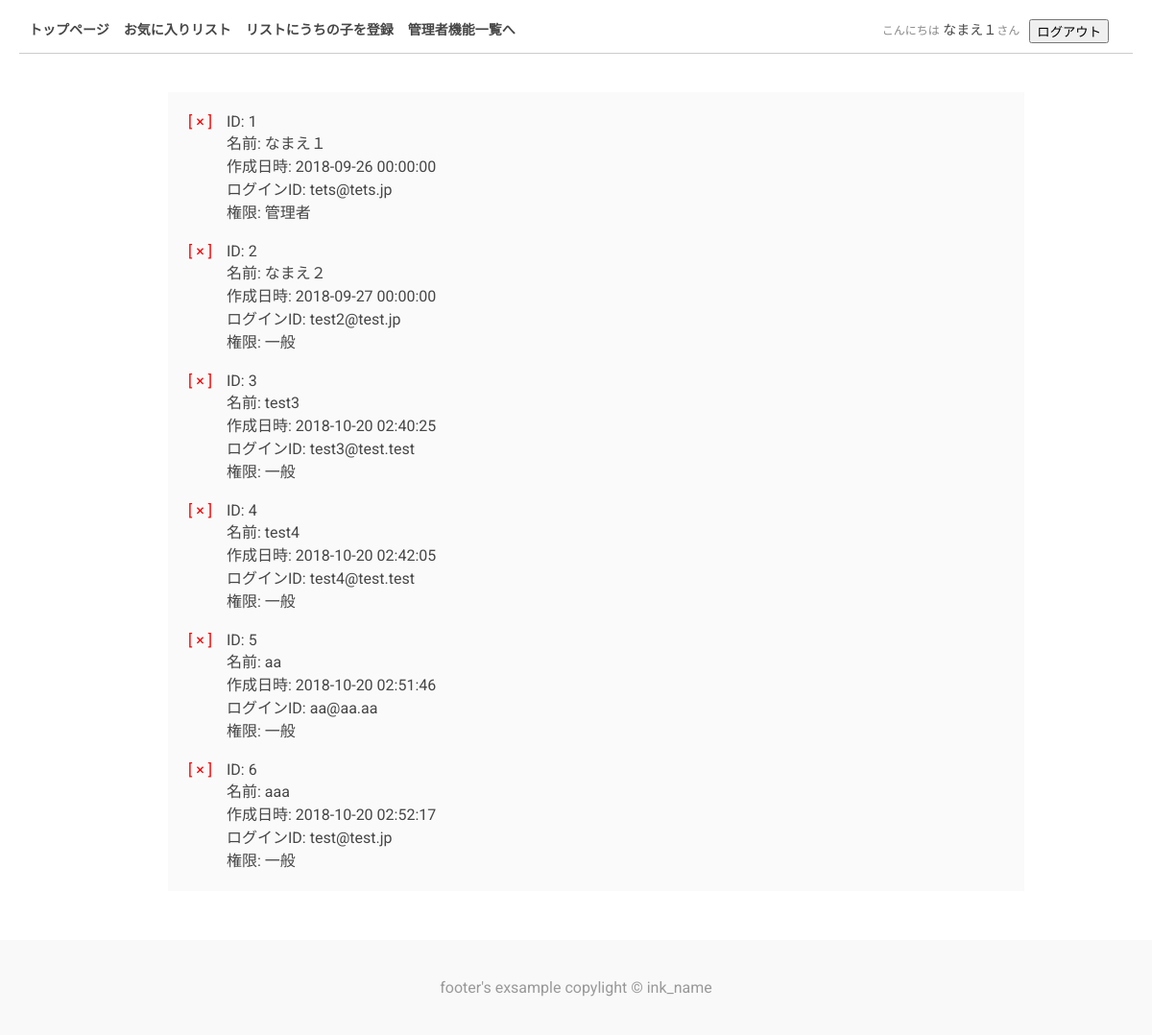
Screenshot of /admin/user_list.php (signed in) with the database file from the repository.
### tables this page shows
CREATE TABLE `user` (
  `id` int(11) NOT NULL,
  `name` varchar(128) NOT NULL,
  `indate` datetime NOT NULL,
  `lid` varchar(128) NOT NULL,
  `lpw` varchar(64) NOT NULL,
  `kanri_flg` int(1) NOT NULL,
  `life_flg` int(1) NOT NULL
);

### admin/user_list.php (the view, shortened to what this page needs)
<?php
$pdo = db_con();
$stmt = $pdo->prepare("SELECT * FROM user WHERE life_flg = 0");
$res = $stmt->execute();
$view="";
while($result = $stmt->fetch(PDO::FETCH_ASSOC)){
    if($result["kanri_flg"]==1){
        $kanri_view = "管理者";
    }else{
        $kanri_view = "一般";
    }
    $view .= "<li><ul>";
    $view .= "<li class='delete'><a href='./user_delete.php?id=".$result["id"]."'>[ × ]</a></li>";
    $view .= "<a href='./user_edit.php?id=".$result["id"]."'>";
    $view .= "<li>ID: ".$result["id"]."</li>";
    $view .= "<li>名前: ".$result["name"]."</li>";
    $view .= "<li>作成日時: ".$result["indate"]."</li>";
    $view .= "<li>ログインID: ".$result["lid"]."</li>";
    $view .= "<li>権限: ".$kanri_view."</li>";
    $view .= "</a>";
    $view .= "</ul></li>";
}
?>
<!DOCTYPE html>
<html lang="ja">
<head>
    <link rel="stylesheet" href="/css/reset.css">
    <link rel="stylesheet" href="/css/index.css">
    <link rel="stylesheet" href="/css/admin.css">
</head>
<body>
<div class="wraper">
<header>
	<?php include("../header.php") ?>
</header>
<main>
<ul class="userList">
    <?=$view?>
</ul>
</main>
<footer>
	<?php include("../footer.php") ?>
</footer>
</div>
</body>
</html>

### css/index.css (style rules this page uses)
.wraper { min-width: 900px; padding: 20px 20px 150px; font-size: 16px; color: #464646; font-family: 'Roboto',"游ゴシック体", YuGothic, "游ゴシック", "Yu Gothic", "メイリオ", sans-serif; position: relative; min-height: 100vh; box-sizing: border-box; }
main { padding: 0 10px; max-width: 850px; margin: auto; }
header { margin-bottom: 40px; padding: 0 10px 10px; font-size: 14px; font-weight: bold; border-bottom: solid 1px #ccc; }
footer { padding: 40px 0; text-align: center; position: absolute; bottom:0; left: 0; width: 100%; color: #999; background: #f9f9f9; }

### css/admin.css (style rules this page uses)
.userList { width: 100%; margin: auto; padding: 20px; overflow: auto; border: solid 1px #fafafa; background: #fafafa; }
.userList>li { margin-bottom: 20px; }
.userList>li:last-child { margin-bottom: 0px; }
.userList>li>ul { width: 100%; display: flex; }
.userList>li>ul>li { display: inline-block; white-space: nowrap; margin-right: 15px; }
.userList>li>ul>li.delete>a { color:red; }

### rows the page displays
user: id "1", name "なまえ１", indate "2018-09-26 00:00:00", lid "tets@tets.jp", kanri_flg "管理者"
user: id "2", name "なまえ２", indate "2018-09-27 00:00:00", lid "test2@test.jp", kanri_flg "一般"
user: id "3", name "test3", indate "2018-10-20 02:40:25", lid "test3@test.test", kanri_flg "一般"
user: id "4", name "test4", indate "2018-10-20 02:42:05", lid "test4@test.test", kanri_flg "一般"
user: id "5", name "aa", indate "2018-10-20 02:51:46", lid "aa@aa.aa", kanri_flg "一般"
user: id "6", name "aaa", indate "2018-10-20 02:52:17", lid "test@test.jp", kanri_flg "一般"

### other values shown
$_SESSION["name"] "なまえ１"
